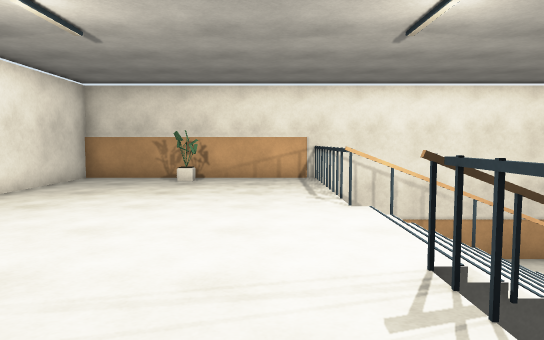
[1] (above)

13 first-person views from a walk through a scene from a Unity 3-D project. The camera is 1.2 m above the floor, tilts 4° down and sees 70° across. The floor is counted in squares, 1 m on a side. Each view is taken from the middle of a square. On the plan, view 1 faces up. The plan holds only what a view shows up to about 15 squares ahead; the rest is blank. The place goes on beyond the plan.

[2]
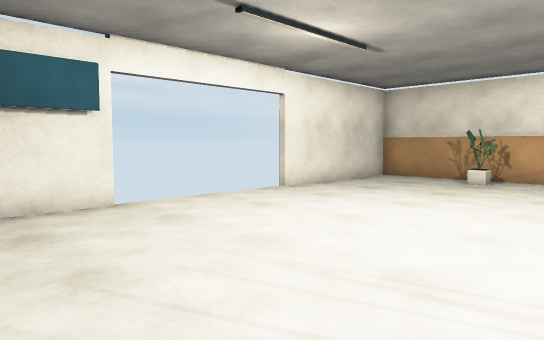

[3]
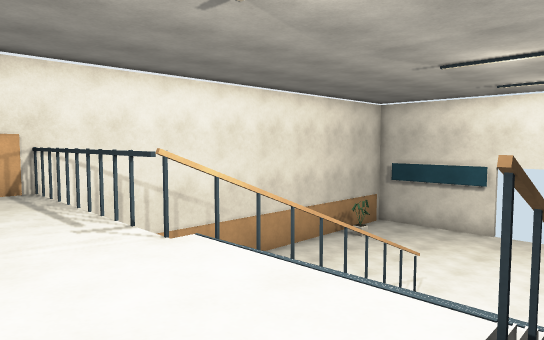

[4]
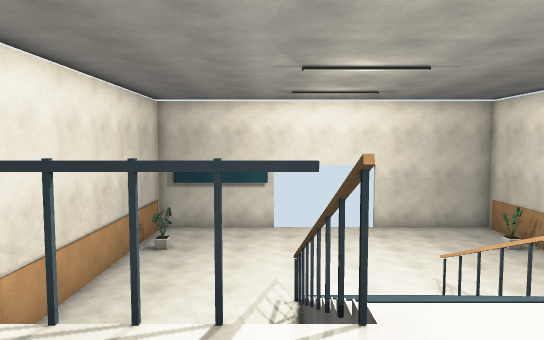

[5]
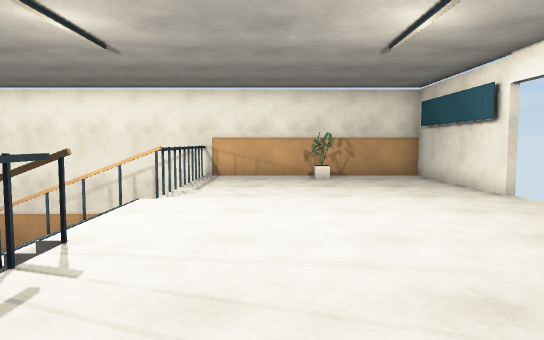

[6]
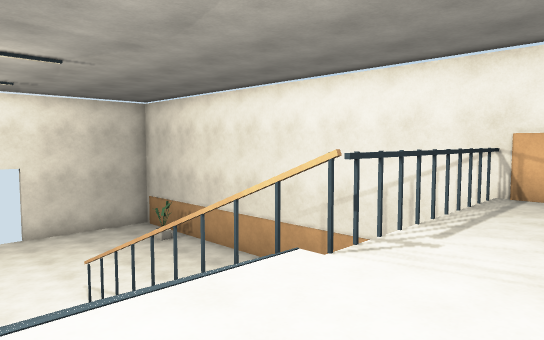

[7]
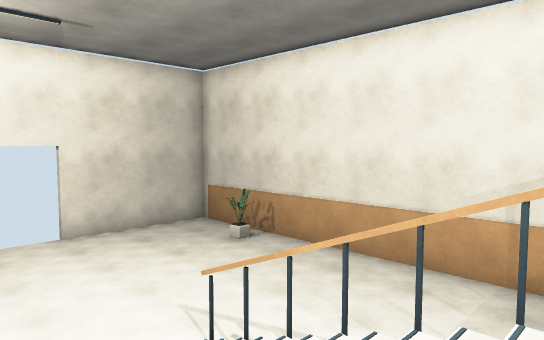

[8]
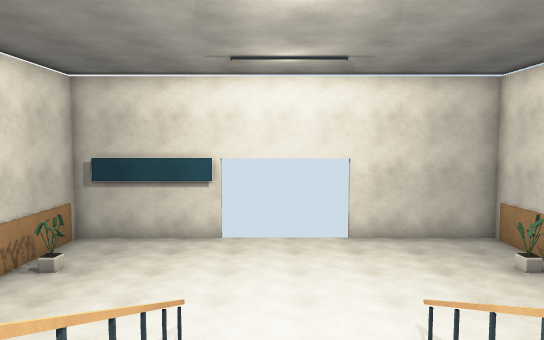

[9]
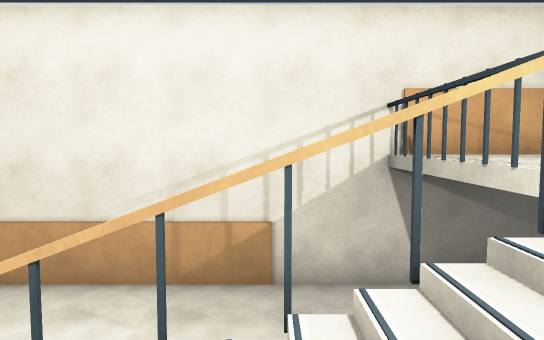

[10]
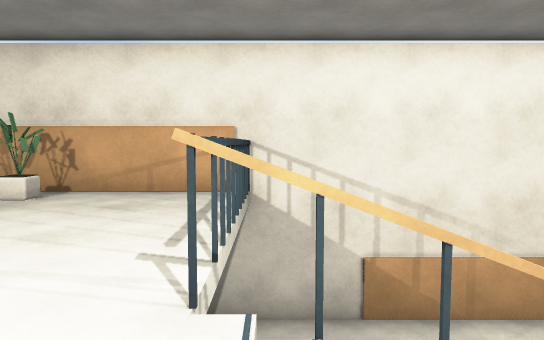

[11]
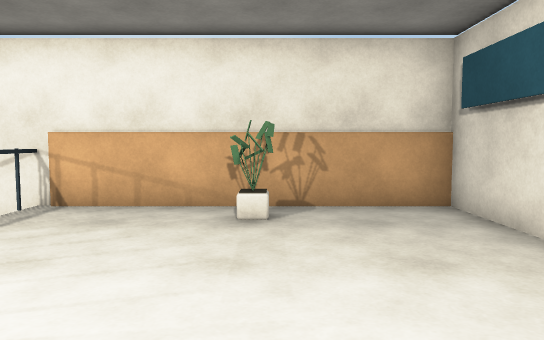

[12]
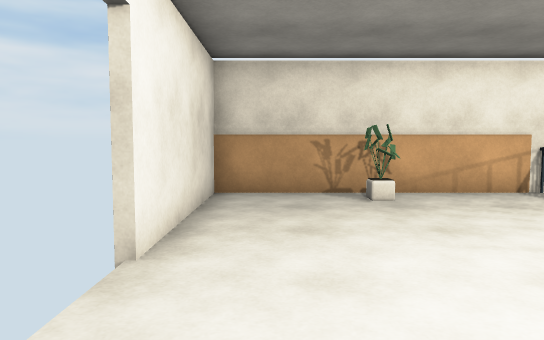

[13]
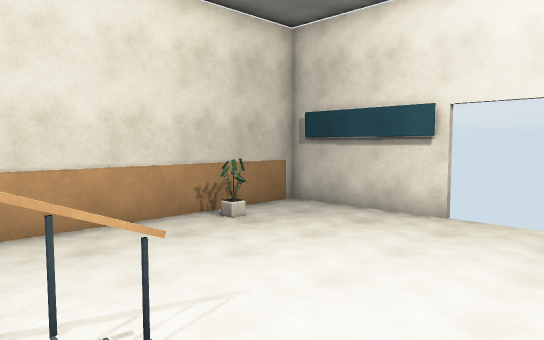

### Floor plan
Key: @ floor where view 1 was taken; # wall or solid block; x gap in a wall; . main floor; : floor 2.75 m higher than the main floor; / step, stairs or slope.
Columns run from 7 left of view 1 to 18 right of it. Each row starts with its distance up from view 1.
 14 ##########################
 13 #::::::::................#
 12 #:::#::::............#...#
 11 #::::::::     ...........#
 10 #::::::::     ...........#
  9 #::::::::     ...........#
  8 x::::::::     ...........x
  7  ::::::::///////#........
  6  ::::::::///////.........
  5  ::::::::///////.........
  4  :::::::#///////#........
  3 x::::::::      ..........x
  2 #::::::::     ...........#
  1 #::::::::    ............#
  0 #::::::@:  ..............#
 -1 #:::#::::............#...#
 -2 #::::::::................#
 -3 ##########################

Where each view was taken, in squares from view 1:
view 1: 0 up, 0 right, facing up
view 2: 0 up, 1 right, facing up-left
view 3: 3 up, 1 left, facing up-right
view 4: 8 up, 1 left, facing right
view 5: 12 up, 1 left, facing down
view 6: 7 up, 1 left, facing down-right
view 7: 7 up, 4 right, facing down-right
view 8: 6 up, 3 right, facing right
view 9: 6 up, 4 right, facing down
view 10: 5 up, 2 right, facing up
view 11: 5 up, 3 left, facing down
view 12: 4 up, 5 left, facing up
view 13: 4 up, 7 right, facing up-right
